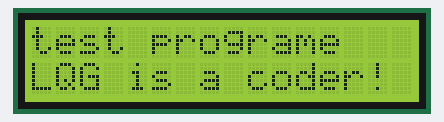
A program run on a simulated Raspberry Pi (BCM pin numbers). On the bench: 16×2 character LCD. What the program prints to the terminal is not drawn.

Above: at 0.4 s.
At 4.4 s:
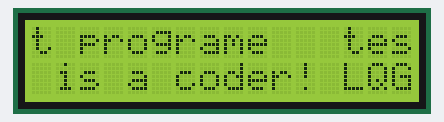
At 9.6 s:
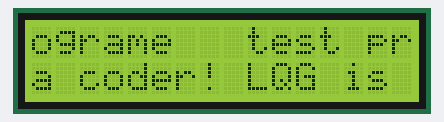
At 18.8 s:
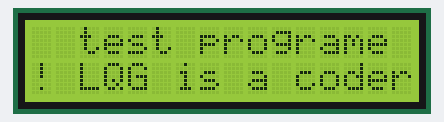
At 28.0 s:
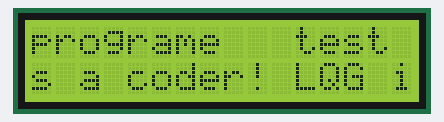
At 38.5 s:
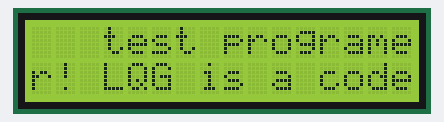

Measured:
- what the display in image 0 shows lasts 1.0 s, from 0.4 s to 1.4 s

The program:

main.py
```python
#!/usr/bin/env python

import time
import smbus  #SMBus (System Management Bus,系统管理总线) 在程序中导入“smbus”模块

BUS = smbus.SMBus(1)   #创建一个smbus实例
# 0 代表 /dev/i2c-0， 1 代表 /dev/i2c-1 ,具体看使用的树莓派那个I2C来决定
def write_word(addr, data):
    global BLEN   #该变量为1表示打开LCD背光，若是0则关闭背光
    temp = data
    if BLEN == 1:
        temp |= 0x08  #0x08=0000 1000，表开背光
        #buf |= 0x08等价于buf = buf | 0x08(按位或)
    else:
        temp &= 0xF7  #0xF7=1111 0111，表关闭背光
        #buf &= 0xF7等价于buf = buf & 0xF7(按位与)
    BUS.write_byte(addr ,temp)  #这里为什么又一次写入8位？？？？？？
    #write_byte(int addr, char val)发送一个字节到设备

def send_command(comm):
    # Send bit7-4 firstly
    buf = comm & 0xF0   #与运算，取高四位数值
    #由于4位总线的接线是接到P0口的高四位，传送高四位不用改
    buf |= 0x04    #buf |= 0x04等价于buf = buf | 0x04(按位或)0x04=0000 0100
    # RS = 0, RW = 0, EN = 1
    #为什么这样写入代表RS = 0, RW = 0, EN = 1，低4位在这里有何意义？？？？？？？？
    write_word(LCD_ADDR ,buf)  #为什么这里又是8位写入？？？？？
    time.sleep(0.002)
    buf &= 0xFB    #buf &= 0xFB等价于buf = buf & 0xFB(按位与)0xFB=1111 1011
    # Make EN = 0，EN从1——>0，下降沿，进行写操作
    #为什么这样写入代表Make EN = 0？？？？？？？？
    write_word(LCD_ADDR ,buf)

    # Send bit3-0 secondly
    buf = (comm & 0x0F) << 4  #与运算，取低四位数值，
    #由于4位总线的接线是接到P0口的高四位，所以要再左移4位
    buf |= 0x04
    # RS = 0, RW = 0, EN = 1 写入命令
    write_word(LCD_ADDR ,buf)
    time.sleep(0.002)
    buf &= 0xFB               # Make EN = 0
    write_word(LCD_ADDR ,buf)

def send_data(data):
    # Send bit7-4 firstly
    buf = data & 0xF0
    buf |= 0x05               # RS = 1, RW = 0, EN = 1 写入数据
    write_word(LCD_ADDR ,buf)
    time.sleep(0.002)
    buf &= 0xFB               # Make EN = 0
    write_word(LCD_ADDR ,buf)

    # Send bit3-0 secondly
    buf = (data & 0x0F) << 4
    buf |= 0x05               # RS = 1, RW = 0, EN = 1 写入数据
    write_word(LCD_ADDR ,buf)
    time.sleep(0.002)
    buf &= 0xFB               # Make EN = 0
    write_word(LCD_ADDR ,buf)

def init(addr, bl):  #LCD1602初始化
    global LCD_ADDR  #该变量为设备地址
    global BLEN      #该变量为1表示打开LCD背光，若是0则关闭背光
    LCD_ADDR = addr
    BLEN = bl
    try:
        send_command(0x33) # 必须先初始化为8行模式   110011 Initialise
        time.sleep(0.005)
        send_command(0x32) # 然后初始化为4行模式   110010 Initialise
        time.sleep(0.005)
        send_command(0x28) # 4位总线，双行显示，显示5×8的点阵字符。
        time.sleep(0.005)
        send_command(0x0C) # 打开显示屏，不显示光标，光标所在位置的字符不闪烁
        time.sleep(0.005)
        send_command(0x01) # 清屏幕指令，将以前的显示内容清除
        time.sleep(0.005)
        send_command(0x06) # 设置光标和显示模式，写入新数据后光标右移，显示不移动
        BUS.write_byte(LCD_ADDR, 0x08)  #这里这样写入0x08是什么意思？？？？？？
    except:
        return False
    else:
        return True

def clear():
    send_command(0x01) # 清屏


def write(x, y, str):
    if x < 0:   #LCD1602只有16列，2行显示，小于第0列的数据要做修正
        x = 0
    if x > 15:  #LCD1602只有16列，2行显示，大于第15列的数据要做修正
        x = 15
    if y <0:    #LCD1602只有16列，2行显示，小于第0行的数据要做修正
        y = 0
    if y > 1:   #LCD1602只有16列，2行显示，大于第1行的数据要做修正
        y = 1

    # 移动光标
    addr = 0x80 + 0x40 * y + x
    #第一行第一位的地址为0x00，加上D7恒为1，所以第一行第一位的地址为0x80
    #第二行第一位是0x40，加上D7恒为1，所以第二行第一位的地址为0x80加上0x40，最后为0xC0
    send_command(addr)       #设置显示位置

    for chr in str:
        send_data(ord(chr))  #发送显示内容
        #ord()函数以一个字符（长度为1的字符串）作为参数，
        #返回对应的 ASCII 数值，或者 Unicode 数值

# 字符串循环显示
def wordLoop(strs):
    x = 0
    for i in range(0,2):
        if len(strs[i])>=16:
            continue
        strs[i]=strs[i].ljust(16,' ')
    print(strs)

    while True:
        for row in range(0,2):
            for i in range(0,16):
                addr =  0x80 + 0x40 * row + i
                send_command(addr)
                send_data(ord(strs[row][(i+x)%len(strs[row])]))
        time.sleep(1)
        x += 1
        x %= 16

if __name__ == '__main__':
    init(0x27, 1)  #在树莓派终端上使用命令'sudo i2cdetect -y 1'查询设备地址为0x27
    # 第二个参数1表示打开LCD背光，若是0则关闭背光
    # write(4, 0, 'Hello,')  #4，0参数指显示的起始位置为第4列，第0行
    # write(7, 1, 'World!') #7，1参数指显示的起始位置为第7列，第1行
    #‘Hello’为要显示的字符串
    try:
        wordLoop(['test programe','LQG is a coder!'])
    except KeyboardInterrupt:
        init(0x27, 1)
```
